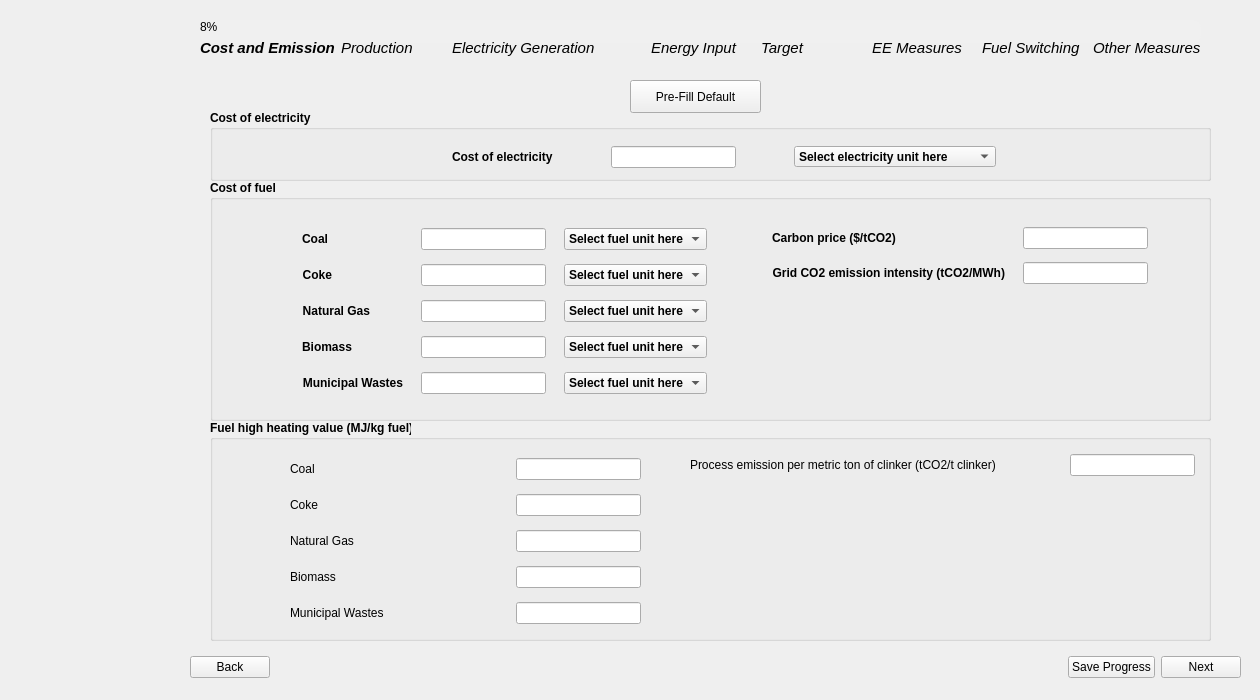
<?xml version="1.0" encoding="UTF-8"?>
<ui version="4.0">
 <class>Page2_CostandEmission</class>
 <widget class="QWidget" name="Page2_CostandEmission">
  <property name="geometry">
   <rect>
    <x>0</x>
    <y>0</y>
    <width>1260</width>
    <height>700</height>
   </rect>
  </property>
  <property name="sizePolicy">
   <sizepolicy hsizetype="Fixed" vsizetype="Fixed">
    <horstretch>0</horstretch>
    <verstretch>0</verstretch>
   </sizepolicy>
  </property>
  <property name="windowTitle">
   <string>Form</string>
  </property>
  <property name="styleSheet">
   <string notr="true"/>
  </property>
  <widget class="QWidget" name="layoutWidget">
   <property name="geometry">
    <rect>
     <x>190</x>
     <y>650</y>
     <width>1051</width>
     <height>35</height>
    </rect>
   </property>
   <layout class="QHBoxLayout" name="button_layout">
    <item>
     <widget class="QPushButton" name="backBtn">
      <property name="text">
       <string>Back</string>
      </property>
     </widget>
    </item>
    <item>
     <spacer name="horizontalSpacer">
      <property name="orientation">
       <enum>Qt::Horizontal</enum>
      </property>
      <property name="sizeHint" stdset="0">
       <size>
        <width>40</width>
        <height>20</height>
       </size>
      </property>
     </spacer>
    </item>
    <item>
     <widget class="QPushButton" name="saveBtn">
      <property name="text">
       <string>Save Progress</string>
      </property>
     </widget>
    </item>
    <item>
     <widget class="QPushButton" name="nextBtn">
      <property name="font">
       <font>
        <kerning>true</kerning>
       </font>
      </property>
      <property name="text">
       <string>Next</string>
      </property>
     </widget>
    </item>
   </layout>
  </widget>
  <widget class="QGroupBox" name="cost_of_electricity_group">
   <property name="geometry">
    <rect>
     <x>210</x>
     <y>110</y>
     <width>1001</width>
     <height>71</height>
    </rect>
   </property>
   <property name="font">
    <font>
     <bold>true</bold>
    </font>
   </property>
   <property name="styleSheet">
    <string notr="true">QPushButton {
    background-color: #26481f;  /* Green */
    color: white;
    border: none;
    padding: 8px 16px;
    font-size: 14px;
    border-radius: 6px;
    min-width: 90px;
    min-height: 15px;

}

QPushButton:hover {
    background-color: #45a049;
}

QPushButton:pressed {
    background-color: #3e8e41;
}

QPushButton#saveBtn {
                background-color: white;
                color: #26481f;
            }
QPushButton#saveBtn:hover {
                background-color: #45a049;
			  color: white;
            }

    QLineEdit {
        border-radius: 10px;    
        padding: 5px;           
    }

myLineEdit-&gt;setFixedSize(200, 30)</string>
   </property>
   <property name="title">
    <string>Cost of electricity</string>
   </property>
   <widget class="QWidget" name="layoutWidget">
    <property name="geometry">
     <rect>
      <x>190</x>
      <y>30</y>
      <width>651</width>
      <height>34</height>
     </rect>
    </property>
    <layout class="QGridLayout" name="gridLayout_2">
     <property name="sizeConstraint">
      <enum>QLayout::SetMinimumSize</enum>
     </property>
     <item row="0" column="1">
      <widget class="QLineEdit" name="electricity_input">
       <property name="sizePolicy">
        <sizepolicy hsizetype="Fixed" vsizetype="Fixed">
         <horstretch>0</horstretch>
         <verstretch>0</verstretch>
        </sizepolicy>
       </property>
       <property name="text">
        <string/>
       </property>
      </widget>
     </item>
     <item row="0" column="2">
      <widget class="QComboBox" name="comboBox_electricity_unit">
       <property name="sizePolicy">
        <sizepolicy hsizetype="Fixed" vsizetype="Fixed">
         <horstretch>0</horstretch>
         <verstretch>0</verstretch>
        </sizepolicy>
       </property>
       <property name="minimumSize">
        <size>
         <width>202</width>
         <height>21</height>
        </size>
       </property>
       <property name="maximumSize">
        <size>
         <width>202</width>
         <height>21</height>
        </size>
       </property>
       <item>
        <property name="text">
         <string>Select electricity unit here</string>
        </property>
       </item>
       <item>
        <property name="text">
         <string>$/kWh</string>
        </property>
       </item>
       <item>
        <property name="text">
         <string>$/MWh</string>
        </property>
       </item>
      </widget>
     </item>
     <item row="0" column="0">
      <widget class="QLabel" name="electricty_label">
       <property name="sizePolicy">
        <sizepolicy hsizetype="Fixed" vsizetype="Fixed">
         <horstretch>0</horstretch>
         <verstretch>0</verstretch>
        </sizepolicy>
       </property>
       <property name="text">
        <string>Cost of electricity</string>
       </property>
      </widget>
     </item>
    </layout>
   </widget>
  </widget>
  <widget class="QPushButton" name="defaultBtn">
   <property name="geometry">
    <rect>
     <x>630</x>
     <y>80</y>
     <width>131</width>
     <height>33</height>
    </rect>
   </property>
   <property name="sizePolicy">
    <sizepolicy hsizetype="Fixed" vsizetype="Fixed">
     <horstretch>0</horstretch>
     <verstretch>0</verstretch>
    </sizepolicy>
   </property>
   <property name="text">
    <string>Pre-Fill Default</string>
   </property>
  </widget>
  <widget class="QGroupBox" name="cost_of_fuel_group">
   <property name="geometry">
    <rect>
     <x>210</x>
     <y>180</y>
     <width>1001</width>
     <height>241</height>
    </rect>
   </property>
   <property name="font">
    <font>
     <bold>true</bold>
    </font>
   </property>
   <property name="styleSheet">
    <string notr="true">QPushButton {
    background-color: #26481f;  /* Green */
    color: white;
    border: none;
    padding: 8px 16px;
    font-size: 14px;
    border-radius: 6px;
    min-width: 90px;
    min-height: 15px;

}

QPushButton:hover {
    background-color: #45a049;
}

QPushButton:pressed {
    background-color: #3e8e41;
}

QPushButton#saveBtn {
                background-color: white;
                color: #26481f;
            }
QPushButton#saveBtn:hover {
                background-color: #45a049;
			  color: white;
            }

    QLineEdit {
        border-radius: 10px;    
        padding: 5px;           
    }

myLineEdit-&gt;setFixedSize(200, 30)</string>
   </property>
   <property name="title">
    <string>Cost of fuel</string>
   </property>
   <widget class="QWidget" name="layoutWidget">
    <property name="geometry">
     <rect>
      <x>80</x>
      <y>40</y>
      <width>429</width>
      <height>186</height>
     </rect>
    </property>
    <layout class="QGridLayout" name="gridLayout">
     <item row="3" column="2">
      <widget class="QComboBox" name="comboBox_biomass_unit">
       <property name="sizePolicy">
        <sizepolicy hsizetype="Fixed" vsizetype="Fixed">
         <horstretch>0</horstretch>
         <verstretch>0</verstretch>
        </sizepolicy>
       </property>
       <item>
        <property name="text">
         <string>Select fuel unit here</string>
        </property>
       </item>
       <item>
        <property name="text">
         <string>$/kgce</string>
        </property>
       </item>
       <item>
        <property name="text">
         <string>$/tce</string>
        </property>
       </item>
       <item>
        <property name="text">
         <string>$/GJ</string>
        </property>
       </item>
       <item>
        <property name="text">
         <string>$/MJ</string>
        </property>
       </item>
       <item>
        <property name="text">
         <string>$/MMBtu</string>
        </property>
       </item>
       <item>
        <property name="text">
         <string>$/kg</string>
        </property>
       </item>
       <item>
        <property name="text">
         <string>$/metric ton</string>
        </property>
       </item>
       <item>
        <property name="text">
         <string>$/Mcf</string>
        </property>
       </item>
       <item>
        <property name="text">
         <string>$/kWh</string>
        </property>
       </item>
       <item>
        <property name="text">
         <string>$/MWh</string>
        </property>
       </item>
      </widget>
     </item>
     <item row="3" column="0">
      <widget class="QLabel" name="biomass_label">
       <property name="sizePolicy">
        <sizepolicy hsizetype="Fixed" vsizetype="Fixed">
         <horstretch>0</horstretch>
         <verstretch>0</verstretch>
        </sizepolicy>
       </property>
       <property name="text">
        <string>Biomass</string>
       </property>
       <property name="alignment">
        <set>Qt::AlignRight|Qt::AlignTrailing|Qt::AlignVCenter</set>
       </property>
      </widget>
     </item>
     <item row="4" column="1">
      <widget class="QLineEdit" name="municipal_wastes_input">
       <property name="sizePolicy">
        <sizepolicy hsizetype="Fixed" vsizetype="Fixed">
         <horstretch>0</horstretch>
         <verstretch>0</verstretch>
        </sizepolicy>
       </property>
       <property name="text">
        <string/>
       </property>
      </widget>
     </item>
     <item row="0" column="0">
      <widget class="QLabel" name="coal_label">
       <property name="sizePolicy">
        <sizepolicy hsizetype="Fixed" vsizetype="Fixed">
         <horstretch>0</horstretch>
         <verstretch>0</verstretch>
        </sizepolicy>
       </property>
       <property name="text">
        <string>Coal</string>
       </property>
       <property name="alignment">
        <set>Qt::AlignRight|Qt::AlignTrailing|Qt::AlignVCenter</set>
       </property>
      </widget>
     </item>
     <item row="1" column="0">
      <widget class="QLabel" name="coke_label">
       <property name="sizePolicy">
        <sizepolicy hsizetype="Fixed" vsizetype="Fixed">
         <horstretch>0</horstretch>
         <verstretch>0</verstretch>
        </sizepolicy>
       </property>
       <property name="text">
        <string>Coke</string>
       </property>
       <property name="alignment">
        <set>Qt::AlignRight|Qt::AlignTrailing|Qt::AlignVCenter</set>
       </property>
      </widget>
     </item>
     <item row="3" column="1">
      <widget class="QLineEdit" name="biomass_input">
       <property name="sizePolicy">
        <sizepolicy hsizetype="Fixed" vsizetype="Fixed">
         <horstretch>0</horstretch>
         <verstretch>0</verstretch>
        </sizepolicy>
       </property>
       <property name="text">
        <string/>
       </property>
      </widget>
     </item>
     <item row="0" column="1">
      <widget class="QLineEdit" name="coal_input">
       <property name="sizePolicy">
        <sizepolicy hsizetype="Fixed" vsizetype="Fixed">
         <horstretch>0</horstretch>
         <verstretch>0</verstretch>
        </sizepolicy>
       </property>
       <property name="text">
        <string/>
       </property>
      </widget>
     </item>
     <item row="2" column="2">
      <widget class="QComboBox" name="comboBox_natural_gas_unit">
       <property name="sizePolicy">
        <sizepolicy hsizetype="Fixed" vsizetype="Fixed">
         <horstretch>0</horstretch>
         <verstretch>0</verstretch>
        </sizepolicy>
       </property>
       <item>
        <property name="text">
         <string>Select fuel unit here</string>
        </property>
       </item>
       <item>
        <property name="text">
         <string>$/kgce</string>
        </property>
       </item>
       <item>
        <property name="text">
         <string>$/tce</string>
        </property>
       </item>
       <item>
        <property name="text">
         <string>$/GJ</string>
        </property>
       </item>
       <item>
        <property name="text">
         <string>$/MJ</string>
        </property>
       </item>
       <item>
        <property name="text">
         <string>$/MMBtu</string>
        </property>
       </item>
       <item>
        <property name="text">
         <string>$/kg</string>
        </property>
       </item>
       <item>
        <property name="text">
         <string>$/metric ton</string>
        </property>
       </item>
       <item>
        <property name="text">
         <string>$/Mcf</string>
        </property>
       </item>
       <item>
        <property name="text">
         <string>$/kWh</string>
        </property>
       </item>
       <item>
        <property name="text">
         <string>$/MWh</string>
        </property>
       </item>
      </widget>
     </item>
     <item row="1" column="2">
      <widget class="QComboBox" name="comboBox_coke_unit">
       <property name="sizePolicy">
        <sizepolicy hsizetype="Fixed" vsizetype="Fixed">
         <horstretch>0</horstretch>
         <verstretch>0</verstretch>
        </sizepolicy>
       </property>
       <item>
        <property name="text">
         <string>Select fuel unit here</string>
        </property>
       </item>
       <item>
        <property name="text">
         <string>$/kgce</string>
        </property>
       </item>
       <item>
        <property name="text">
         <string>$/tce</string>
        </property>
       </item>
       <item>
        <property name="text">
         <string>$/GJ</string>
        </property>
       </item>
       <item>
        <property name="text">
         <string>$/MJ</string>
        </property>
       </item>
       <item>
        <property name="text">
         <string>$/MMBtu</string>
        </property>
       </item>
       <item>
        <property name="text">
         <string>$/kg</string>
        </property>
       </item>
       <item>
        <property name="text">
         <string>$/metric ton</string>
        </property>
       </item>
       <item>
        <property name="text">
         <string>$/Mcf</string>
        </property>
       </item>
       <item>
        <property name="text">
         <string>$/kWh</string>
        </property>
       </item>
       <item>
        <property name="text">
         <string>$/MWh</string>
        </property>
       </item>
      </widget>
     </item>
     <item row="4" column="2">
      <widget class="QComboBox" name="comboBox_municipal_wastes_unit">
       <property name="sizePolicy">
        <sizepolicy hsizetype="Fixed" vsizetype="Fixed">
         <horstretch>0</horstretch>
         <verstretch>0</verstretch>
        </sizepolicy>
       </property>
       <item>
        <property name="text">
         <string>Select fuel unit here</string>
        </property>
       </item>
       <item>
        <property name="text">
         <string>$/kgce</string>
        </property>
       </item>
       <item>
        <property name="text">
         <string>$/tce</string>
        </property>
       </item>
       <item>
        <property name="text">
         <string>$/GJ</string>
        </property>
       </item>
       <item>
        <property name="text">
         <string>$/MJ</string>
        </property>
       </item>
       <item>
        <property name="text">
         <string>$/MMBtu</string>
        </property>
       </item>
       <item>
        <property name="text">
         <string>$/kg</string>
        </property>
       </item>
       <item>
        <property name="text">
         <string>$/metric ton</string>
        </property>
       </item>
       <item>
        <property name="text">
         <string>$/Mcf</string>
        </property>
       </item>
       <item>
        <property name="text">
         <string>$/kWh</string>
        </property>
       </item>
       <item>
        <property name="text">
         <string>$/MWh</string>
        </property>
       </item>
      </widget>
     </item>
     <item row="2" column="0">
      <widget class="QLabel" name="natural_gas_label">
       <property name="sizePolicy">
        <sizepolicy hsizetype="Fixed" vsizetype="Fixed">
         <horstretch>0</horstretch>
         <verstretch>0</verstretch>
        </sizepolicy>
       </property>
       <property name="text">
        <string>Natural Gas</string>
       </property>
       <property name="alignment">
        <set>Qt::AlignRight|Qt::AlignTrailing|Qt::AlignVCenter</set>
       </property>
      </widget>
     </item>
     <item row="1" column="1">
      <widget class="QLineEdit" name="coke_input">
       <property name="sizePolicy">
        <sizepolicy hsizetype="Fixed" vsizetype="Fixed">
         <horstretch>0</horstretch>
         <verstretch>0</verstretch>
        </sizepolicy>
       </property>
       <property name="text">
        <string/>
       </property>
      </widget>
     </item>
     <item row="4" column="0">
      <widget class="QLabel" name="municipal_wastes_label">
       <property name="sizePolicy">
        <sizepolicy hsizetype="Fixed" vsizetype="Fixed">
         <horstretch>0</horstretch>
         <verstretch>0</verstretch>
        </sizepolicy>
       </property>
       <property name="text">
        <string>Municipal Wastes</string>
       </property>
       <property name="alignment">
        <set>Qt::AlignRight|Qt::AlignTrailing|Qt::AlignVCenter</set>
       </property>
      </widget>
     </item>
     <item row="2" column="1">
      <widget class="QLineEdit" name="natural_gas_input">
       <property name="sizePolicy">
        <sizepolicy hsizetype="Fixed" vsizetype="Fixed">
         <horstretch>0</horstretch>
         <verstretch>0</verstretch>
        </sizepolicy>
       </property>
       <property name="text">
        <string/>
       </property>
      </widget>
     </item>
     <item row="0" column="2">
      <widget class="QComboBox" name="comboBox_coal_unit">
       <property name="enabled">
        <bool>true</bool>
       </property>
       <property name="sizePolicy">
        <sizepolicy hsizetype="Fixed" vsizetype="Fixed">
         <horstretch>0</horstretch>
         <verstretch>0</verstretch>
        </sizepolicy>
       </property>
       <item>
        <property name="text">
         <string>Select fuel unit here</string>
        </property>
       </item>
       <item>
        <property name="text">
         <string>$/kgce</string>
        </property>
       </item>
       <item>
        <property name="text">
         <string>$/tce</string>
        </property>
       </item>
       <item>
        <property name="text">
         <string>$/GJ</string>
        </property>
       </item>
       <item>
        <property name="text">
         <string>$/MJ</string>
        </property>
       </item>
       <item>
        <property name="text">
         <string>$/MMBtu</string>
        </property>
       </item>
       <item>
        <property name="text">
         <string>$/kg</string>
        </property>
       </item>
       <item>
        <property name="text">
         <string>$/metric ton</string>
        </property>
       </item>
       <item>
        <property name="text">
         <string>$/Mcf</string>
        </property>
       </item>
       <item>
        <property name="text">
         <string>$/kWh</string>
        </property>
       </item>
       <item>
        <property name="text">
         <string>$/MWh</string>
        </property>
       </item>
      </widget>
     </item>
    </layout>
   </widget>
   <widget class="QWidget" name="layoutWidget">
    <property name="geometry">
     <rect>
      <x>550</x>
      <y>40</y>
      <width>401</width>
      <height>71</height>
     </rect>
    </property>
    <layout class="QGridLayout" name="gridLayout_4">
     <item row="0" column="0">
      <widget class="QLabel" name="carbon_price_label">
       <property name="baseSize">
        <size>
         <width>4</width>
         <height>0</height>
        </size>
       </property>
       <property name="layoutDirection">
        <enum>Qt::RightToLeft</enum>
       </property>
       <property name="text">
        <string>Carbon price ($/tCO2)</string>
       </property>
       <property name="alignment">
        <set>Qt::AlignLeading|Qt::AlignLeft|Qt::AlignVCenter</set>
       </property>
      </widget>
     </item>
     <item row="1" column="0">
      <widget class="QLabel" name="grid_co2_label">
       <property name="sizePolicy">
        <sizepolicy hsizetype="Fixed" vsizetype="Fixed">
         <horstretch>0</horstretch>
         <verstretch>0</verstretch>
        </sizepolicy>
       </property>
       <property name="text">
        <string>Grid CO2 emission intensity (tCO2/MWh)</string>
       </property>
       <property name="alignment">
        <set>Qt::AlignRight|Qt::AlignTrailing|Qt::AlignVCenter</set>
       </property>
      </widget>
     </item>
     <item row="1" column="1">
      <widget class="QLineEdit" name="grid_co2_input">
       <property name="sizePolicy">
        <sizepolicy hsizetype="Fixed" vsizetype="Fixed">
         <horstretch>0</horstretch>
         <verstretch>0</verstretch>
        </sizepolicy>
       </property>
       <property name="text">
        <string/>
       </property>
      </widget>
     </item>
     <item row="0" column="1">
      <widget class="QLineEdit" name="carbon_price_input">
       <property name="sizePolicy">
        <sizepolicy hsizetype="Fixed" vsizetype="Fixed">
         <horstretch>0</horstretch>
         <verstretch>0</verstretch>
        </sizepolicy>
       </property>
       <property name="text">
        <string/>
       </property>
      </widget>
     </item>
    </layout>
   </widget>
  </widget>
  <widget class="QGroupBox" name="fuel_high_heating_group">
   <property name="geometry">
    <rect>
     <x>210</x>
     <y>420</y>
     <width>1001</width>
     <height>221</height>
    </rect>
   </property>
   <property name="font">
    <font>
     <bold>true</bold>
    </font>
   </property>
   <property name="title">
    <string>Fuel high heating value (MJ/kg fuel)</string>
   </property>
   <widget class="QWidget" name="layoutWidget_3">
    <property name="geometry">
     <rect>
      <x>80</x>
      <y>30</y>
      <width>351</width>
      <height>182</height>
     </rect>
    </property>
    <layout class="QGridLayout" name="gridLayout_3">
     <item row="0" column="0">
      <widget class="QLabel" name="coal_hhv_label">
       <property name="baseSize">
        <size>
         <width>4</width>
         <height>0</height>
        </size>
       </property>
       <property name="font">
        <font>
         <bold>false</bold>
        </font>
       </property>
       <property name="layoutDirection">
        <enum>Qt::RightToLeft</enum>
       </property>
       <property name="text">
        <string>Coal</string>
       </property>
       <property name="alignment">
        <set>Qt::AlignLeading|Qt::AlignLeft|Qt::AlignVCenter</set>
       </property>
      </widget>
     </item>
     <item row="0" column="1">
      <widget class="QLineEdit" name="coal_hhv_input">
       <property name="sizePolicy">
        <sizepolicy hsizetype="Fixed" vsizetype="Fixed">
         <horstretch>0</horstretch>
         <verstretch>0</verstretch>
        </sizepolicy>
       </property>
       <property name="text">
        <string/>
       </property>
      </widget>
     </item>
     <item row="1" column="0">
      <widget class="QLabel" name="coke_hhv_label">
       <property name="font">
        <font>
         <bold>false</bold>
        </font>
       </property>
       <property name="text">
        <string>Coke</string>
       </property>
       <property name="alignment">
        <set>Qt::AlignLeading|Qt::AlignLeft|Qt::AlignVCenter</set>
       </property>
      </widget>
     </item>
     <item row="1" column="1">
      <widget class="QLineEdit" name="coke_hhv_input">
       <property name="sizePolicy">
        <sizepolicy hsizetype="Fixed" vsizetype="Fixed">
         <horstretch>0</horstretch>
         <verstretch>0</verstretch>
        </sizepolicy>
       </property>
       <property name="text">
        <string/>
       </property>
      </widget>
     </item>
     <item row="2" column="0">
      <widget class="QLabel" name="natural_gas_hhv_label">
       <property name="sizePolicy">
        <sizepolicy hsizetype="Preferred" vsizetype="Preferred">
         <horstretch>0</horstretch>
         <verstretch>0</verstretch>
        </sizepolicy>
       </property>
       <property name="font">
        <font>
         <bold>false</bold>
        </font>
       </property>
       <property name="text">
        <string>Natural Gas</string>
       </property>
       <property name="alignment">
        <set>Qt::AlignLeading|Qt::AlignLeft|Qt::AlignVCenter</set>
       </property>
      </widget>
     </item>
     <item row="2" column="1">
      <widget class="QLineEdit" name="natural_gas_hhv_input">
       <property name="sizePolicy">
        <sizepolicy hsizetype="Fixed" vsizetype="Fixed">
         <horstretch>0</horstretch>
         <verstretch>0</verstretch>
        </sizepolicy>
       </property>
       <property name="text">
        <string/>
       </property>
      </widget>
     </item>
     <item row="3" column="0">
      <widget class="QLabel" name="biomass_hhv_label">
       <property name="font">
        <font>
         <bold>false</bold>
        </font>
       </property>
       <property name="text">
        <string>Biomass</string>
       </property>
       <property name="alignment">
        <set>Qt::AlignLeading|Qt::AlignLeft|Qt::AlignVCenter</set>
       </property>
      </widget>
     </item>
     <item row="3" column="1">
      <widget class="QLineEdit" name="biomass_hhv_input">
       <property name="sizePolicy">
        <sizepolicy hsizetype="Fixed" vsizetype="Fixed">
         <horstretch>0</horstretch>
         <verstretch>0</verstretch>
        </sizepolicy>
       </property>
       <property name="text">
        <string/>
       </property>
      </widget>
     </item>
     <item row="4" column="0">
      <widget class="QLabel" name="municipal_hhv_label">
       <property name="font">
        <font>
         <bold>false</bold>
        </font>
       </property>
       <property name="text">
        <string>Municipal Wastes</string>
       </property>
       <property name="alignment">
        <set>Qt::AlignLeading|Qt::AlignLeft|Qt::AlignVCenter</set>
       </property>
      </widget>
     </item>
     <item row="4" column="1">
      <widget class="QLineEdit" name="municipal_wastes_hvv_input">
       <property name="sizePolicy">
        <sizepolicy hsizetype="Fixed" vsizetype="Fixed">
         <horstretch>0</horstretch>
         <verstretch>0</verstretch>
        </sizepolicy>
       </property>
       <property name="text">
        <string/>
       </property>
      </widget>
     </item>
    </layout>
   </widget>
   <widget class="QWidget" name="layoutWidget_4">
    <property name="geometry">
     <rect>
      <x>480</x>
      <y>30</y>
      <width>505</width>
      <height>30</height>
     </rect>
    </property>
    <layout class="QGridLayout" name="gridLayout_5">
     <item row="0" column="0">
      <widget class="QLabel" name="process_emission_label">
       <property name="font">
        <font>
         <bold>false</bold>
        </font>
       </property>
       <property name="text">
        <string>Process emission per metric ton of clinker (tCO2/t clinker)</string>
       </property>
       <property name="alignment">
        <set>Qt::AlignLeading|Qt::AlignLeft|Qt::AlignVCenter</set>
       </property>
      </widget>
     </item>
     <item row="0" column="1">
      <widget class="QLineEdit" name="process_emission_per_metric_input">
       <property name="sizePolicy">
        <sizepolicy hsizetype="Fixed" vsizetype="Fixed">
         <horstretch>0</horstretch>
         <verstretch>0</verstretch>
        </sizepolicy>
       </property>
       <property name="text">
        <string/>
       </property>
      </widget>
     </item>
    </layout>
   </widget>
  </widget>
  <widget class="QProgressBar" name="progressBar">
   <property name="geometry">
    <rect>
     <x>200</x>
     <y>20</y>
     <width>1001</width>
     <height>23</height>
    </rect>
   </property>
   <property name="styleSheet">
    <string notr="true">QProgressBar {
    background-color: #F0F0F0;
    border: none;
	border-radius: 8px;
}
QProgressBar::chunk {
	border-radius: 8px;
    background: QLinearGradient(
        x1: 0, y1: 0, x2: 1, y2: 0,
        stop: 0 #33bef0,   /* Light Blue */
        stop: 1 #77d695    /* Light Green */
    );
}</string>
   </property>
   <property name="value">
    <number>8</number>
   </property>
  </widget>
  <widget class="QLabel" name="label_3">
   <property name="geometry">
    <rect>
     <x>0</x>
     <y>-30</y>
     <width>171</width>
     <height>16</height>
    </rect>
   </property>
   <property name="text">
    <string>TextLabel</string>
   </property>
  </widget>
  <widget class="QLabel" name="side_image">
   <property name="geometry">
    <rect>
     <x>0</x>
     <y>-30</y>
     <width>171</width>
     <height>761</height>
    </rect>
   </property>
   <property name="text">
    <string/>
   </property>
   <property name="pixmap">
    <pixmap>../images/BEST_side_abstract.png</pixmap>
   </property>
  </widget>
  <widget class="QWidget" name="layoutWidget_2">
   <property name="geometry">
    <rect>
     <x>200</x>
     <y>40</y>
     <width>1001</width>
     <height>16</height>
    </rect>
   </property>
   <layout class="QGridLayout" name="gridLayout_11">
    <item row="0" column="0">
     <widget class="QLabel" name="label">
      <property name="font">
       <font>
        <pointsize>11</pointsize>
        <italic>true</italic>
        <bold>true</bold>
       </font>
      </property>
      <property name="text">
       <string>Cost and Emission</string>
      </property>
     </widget>
    </item>
    <item row="0" column="1">
     <widget class="QLabel" name="label_2">
      <property name="font">
       <font>
        <pointsize>11</pointsize>
        <italic>true</italic>
       </font>
      </property>
      <property name="text">
       <string>Production</string>
      </property>
     </widget>
    </item>
    <item row="0" column="2">
     <widget class="QLabel" name="label_4">
      <property name="font">
       <font>
        <pointsize>11</pointsize>
        <italic>true</italic>
       </font>
      </property>
      <property name="text">
       <string>Electricity Generation            </string>
      </property>
     </widget>
    </item>
    <item row="0" column="3">
     <widget class="QLabel" name="label_5">
      <property name="font">
       <font>
        <pointsize>11</pointsize>
        <italic>true</italic>
       </font>
      </property>
      <property name="text">
       <string>Energy Input</string>
      </property>
     </widget>
    </item>
    <item row="0" column="4">
     <widget class="QLabel" name="label_6">
      <property name="font">
       <font>
        <pointsize>11</pointsize>
        <italic>true</italic>
        <bold>false</bold>
       </font>
      </property>
      <property name="text">
       <string>Target</string>
      </property>
     </widget>
    </item>
    <item row="0" column="5">
     <widget class="QLabel" name="label_7">
      <property name="font">
       <font>
        <pointsize>11</pointsize>
        <italic>true</italic>
       </font>
      </property>
      <property name="text">
       <string>EE Measures</string>
      </property>
     </widget>
    </item>
    <item row="0" column="6">
     <widget class="QLabel" name="label_8">
      <property name="font">
       <font>
        <pointsize>11</pointsize>
        <italic>true</italic>
       </font>
      </property>
      <property name="text">
       <string>Fuel Switching</string>
      </property>
     </widget>
    </item>
    <item row="0" column="7">
     <widget class="QLabel" name="label_9">
      <property name="font">
       <font>
        <pointsize>11</pointsize>
        <italic>true</italic>
       </font>
      </property>
      <property name="text">
       <string>Other Measures</string>
      </property>
     </widget>
    </item>
   </layout>
  </widget>
 </widget>
 <tabstops>
  <tabstop>electricity_input</tabstop>
  <tabstop>coal_input</tabstop>
  <tabstop>coke_input</tabstop>
  <tabstop>natural_gas_input</tabstop>
  <tabstop>biomass_input</tabstop>
  <tabstop>municipal_wastes_input</tabstop>
  <tabstop>carbon_price_input</tabstop>
  <tabstop>grid_co2_input</tabstop>
  <tabstop>backBtn</tabstop>
  <tabstop>saveBtn</tabstop>
  <tabstop>nextBtn</tabstop>
  <tabstop>comboBox_electricity_unit</tabstop>
  <tabstop>comboBox_coal_unit</tabstop>
  <tabstop>comboBox_coke_unit</tabstop>
  <tabstop>comboBox_natural_gas_unit</tabstop>
  <tabstop>comboBox_biomass_unit</tabstop>
  <tabstop>comboBox_municipal_wastes_unit</tabstop>
  <tabstop>defaultBtn</tabstop>
 </tabstops>
 <resources/>
 <connections/>
</ui>
